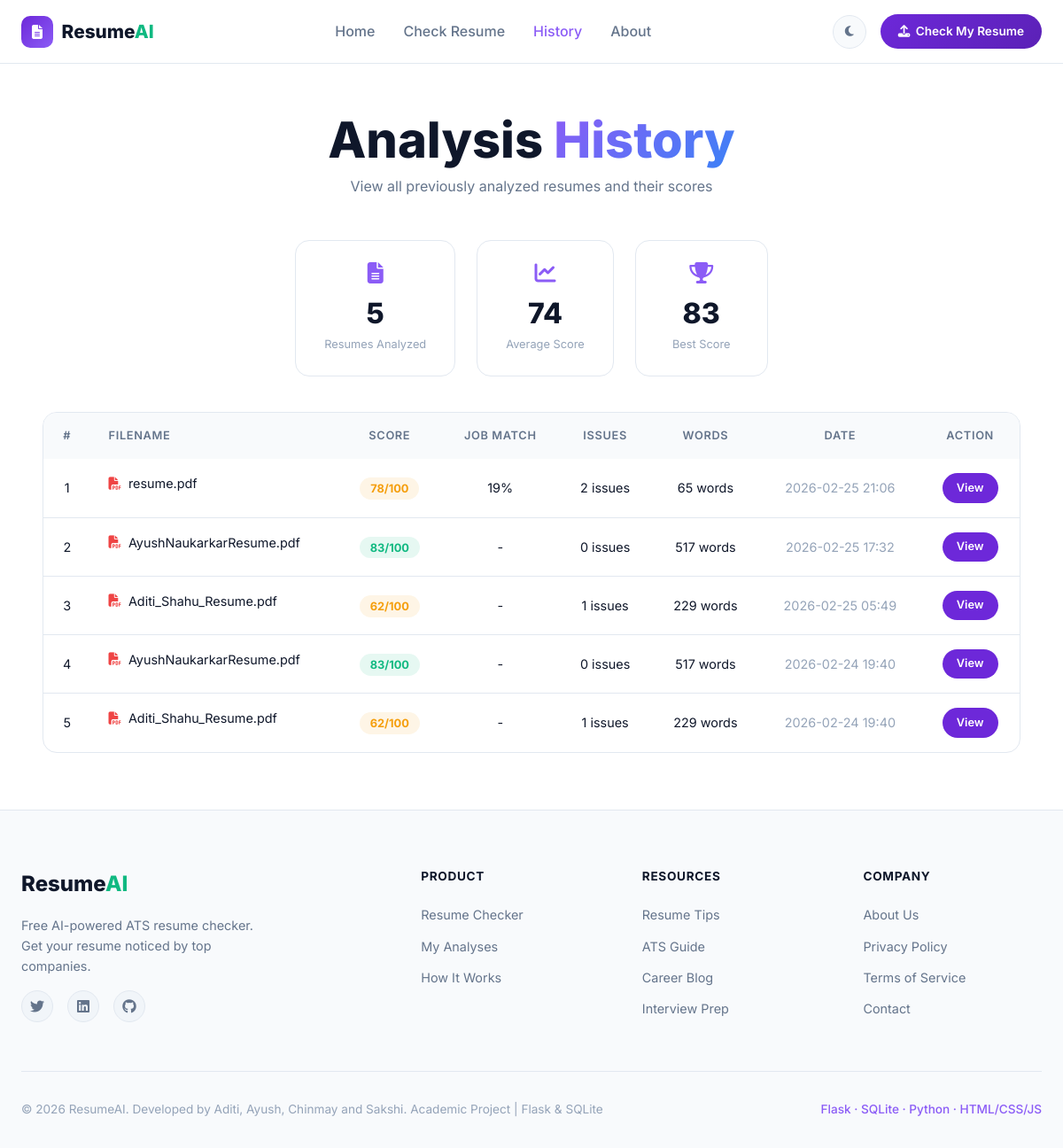
Before: /history with the older database file.
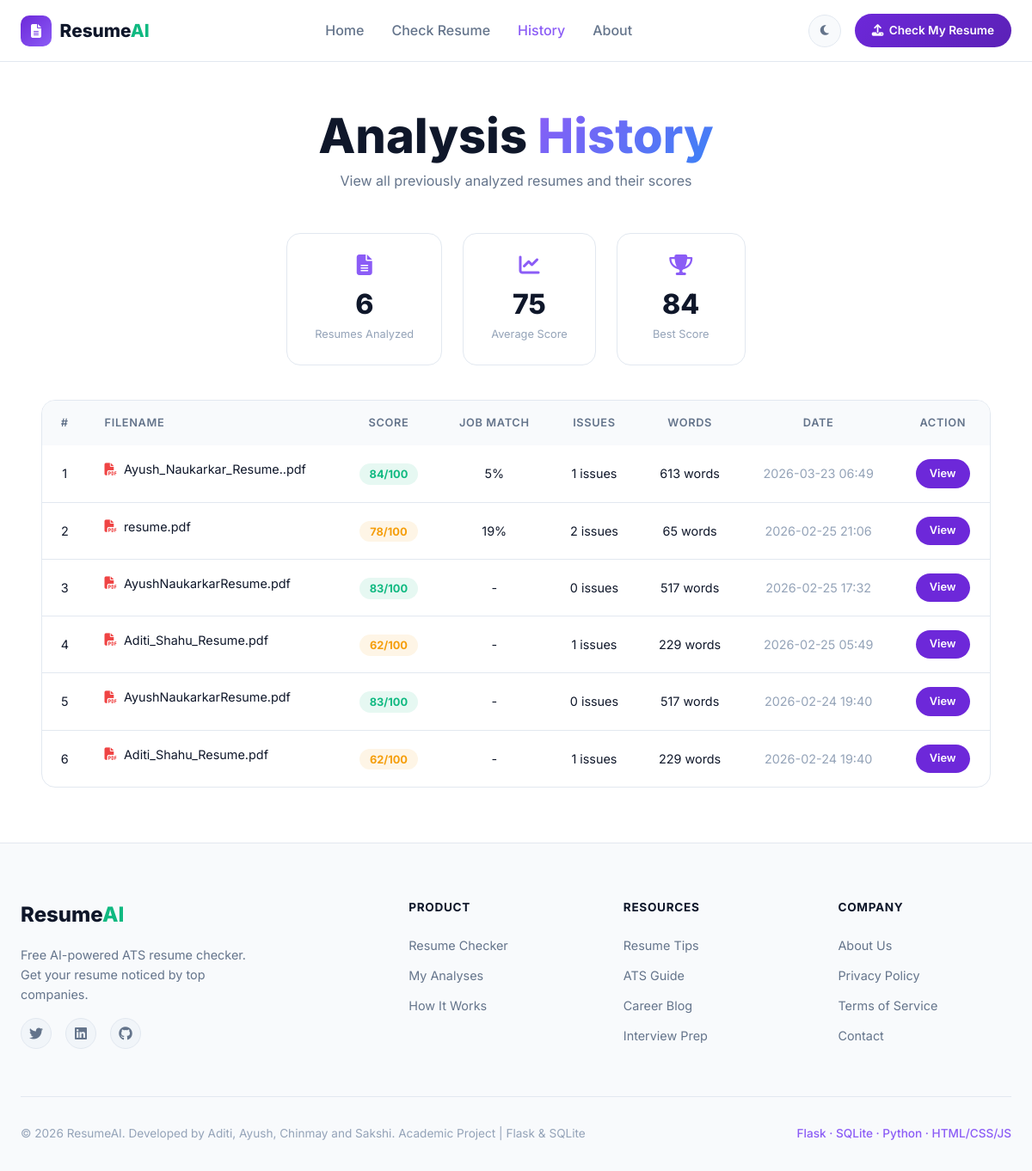
After: the same page with the newer database file.
### tables this page shows
CREATE TABLE analyses (
            id INTEGER PRIMARY KEY AUTOINCREMENT,
            filename TEXT NOT NULL,
            overall_score INTEGER NOT NULL,
            ats_parse_rate INTEGER,
            content_score INTEGER,
            format_score INTEGER,
            style_score INTEGER,
            sections_score INTEGER,
            skills_score INTEGER,
            issues_found INTEGER DEFAULT 0,
            word_count INTEGER DEFAULT 0,
            analysis_json TEXT,
            created_at TIMESTAMP DEFAULT CURRENT_TIMESTAMP
        , job_description TEXT, similarity_score REAL);

### app.py (the view)
@app.route("/history")
def history():
    conn = get_db()
    rows = conn.execute(
        "SELECT * FROM analyses ORDER BY created_at DESC LIMIT 20"
    ).fetchall()
    conn.close()
    return render_template("history.html", rows=rows)

### app.py (called while the page is built)
def get_db():
    conn = sqlite3.connect(DB_PATH)
    conn.row_factory = sqlite3.Row
    return conn

### templates/history.html (shortened to what this page needs)
{% extends "base.html" %}
{% block content %}
<section class="history-page">
    <div class="container">
        <div class="page-header">
            <h1>Analysis <span class="gradient-text">History</span></h1>
            <p>View all previously analyzed resumes and their scores</p>
        </div>
        {% if rows %}
        <div class="history-stats">
            <div class="hs-card">
                <i class="fas fa-file-alt"></i>
                <div class="hs-value">{{ rows|length }}</div>
                <div class="hs-label">Resumes Analyzed</div>
            </div>
            <div class="hs-card">
                <i class="fas fa-chart-line"></i>
                <div class="hs-value">
                    {{ (rows|map(attribute='overall_score')|list|sum / rows|length)|round|int }}
                </div>
                <div class="hs-label">Average Score</div>
            </div>
            <div class="hs-card">
                <i class="fas fa-trophy"></i>
                <div class="hs-value">
                    {{ rows|map(attribute='overall_score')|list|max }}
                </div>
                <div class="hs-label">Best Score</div>
            </div>
        </div>
        <div class="history-table-wrap">
            <table class="history-table">
                <thead>
                    <tr>
                        <th>#</th>
                        <th class="col-filename">Filename</th>
                        <th>Score</th>
                        <th>Job Match</th>
                        <th>Issues</th>
                        <th>Words</th>
                        <th>Date</th>
                        <th>Action</th>
                    </tr>
                </thead>
                <tbody>
                    {% for row in rows %}
                    <tr>
                        <td>{{ loop.index }}</td>
                        <td class="filename-cell">
                            <i class="fas fa-file-pdf" style="color:#ef4444"></i>
                            {{ row['filename'] }}
                        </td>
                        <td>
                            <span class="score-badge
                                {% if row['overall_score'] >= 80 %}score-good
                                {% elif row['overall_score'] >= 60 %}score-avg
                                {% else %}score-bad{% endif %}">
                                {{ row['overall_score'] }}/100
                            </span>
                        </td>
                        <td>
                            {% if row['similarity_score'] is not none %}
                            {{ row['similarity_score']|round|int }}%
                            {% else %}-
                            {% endif %}
                        </td>
                        <td>{{ row['issues_found'] }} issues</td>
                        <td>{{ row['word_count'] }} words</td>
                        <td class="date-cell">{{ row['created_at'][:16] }}</td>
                        <td>
                            <a href="{{ url_for('result', analysis_id=row['id']) }}"
                               class="btn-sm">View</a>
                        </td>
                    </tr>
                    {% endfor %}
                </tbody>
            </table>
        </div>
        {% endif %}
    </div>
</section>
{% endblock %}

### templates/base.html (shortened to what this page needs)
<!DOCTYPE html>
<html lang="en" data-theme="light">
<head>
    <link rel="stylesheet" href="https://cdnjs.cloudflare.com/ajax/libs/font-awesome/6.5.0/css/all.min.css"/>
    <link rel="stylesheet" href="{{ url_for('static', filename='css/main.css') }}"/>
</head>
<body>
<nav class="navbar" id="navbar">
    <div class="nav-container">
        <a href="{{ url_for('index') }}" class="nav-logo">
            <div class="logo-icon">
                <i class="fas fa-file-alt"></i>
            </div>
            <span class="logo-text">Resume<span class="logo-accent">AI</span></span>
        </a>
        <ul class="nav-links" id="navLinks">
            <li><a href="{{ url_for('index') }}" class="nav-link">Home</a></li>
            <li><a href="{{ url_for('check') }}" class="nav-link">Check Resume</a></li>
            <li><a href="{{ url_for('history') }}" class="nav-link">History</a></li>
            <li><a href="{{ url_for('about') }}" class="nav-link">About</a></li>
        </ul>
        <div class="nav-actions">
            <button class="theme-toggle" id="themeToggle" title="Toggle Dark Mode">
                <i class="fas fa-moon" id="themeIcon"></i>
            </button>
            <a href="{{ url_for('check') }}" class="btn-nav-cta">
                <i class="fas fa-upload"></i> Check My Resume
            </a>
        </div>
    </div>
</nav>
<main>
    {% block content %}{% endblock %}
</main>
<footer class="footer">
    <div class="footer-container">
        <div class="footer-grid">
            <div class="footer-brand">
                <div class="logo-text" style="font-size:1.5rem;font-weight:800;">
                    Resume<span class="logo-accent">AI</span>
                </div>
                <p>Free AI-powered ATS resume checker. Get your resume noticed by top companies.</p>
                <div class="footer-social">
                    <a href="#" aria-label="Twitter"><i class="fab fa-twitter"></i></a>
                    <a href="#" aria-label="LinkedIn"><i class="fab fa-linkedin"></i></a>
                    <a href="#" aria-label="GitHub"><i class="fab fa-github"></i></a>
                </div>
            </div>
            <div class="footer-col">
                <h4>Product</h4>
                <ul>
                    <li><a href="{{ url_for('check') }}">Resume Checker</a></li>
                    <li><a href="{{ url_for('history') }}">My Analyses</a></li>
                    <li><a href="{{ url_for('about') }}">How It Works</a></li>
                </ul>
            </div>
            <div class="footer-col">
                <h4>Resources</h4>
                <ul>
                    <li><a href="#">Resume Tips</a></li>
                    <li><a href="#">ATS Guide</a></li>
                    <li><a href="#">Career Blog</a></li>
                    <li><a href="#">Interview Prep</a></li>
                </ul>
            </div>
            <div class="footer-col">
                <h4>Company</h4>
                <ul>
                    <li><a href="{{ url_for('about') }}">About Us</a></li>
                    <li><a href="#">Privacy Policy</a></li>
                    <li><a href="#">Terms of Service</a></li>
                    <li><a href="#">Contact</a></li>
                </ul>
            </div>
        </div>
        <div class="footer-bottom">
            <p>© 2026 ResumeAI. Developed by Aditi, Ayush, Chinmay and Sakshi.
                    Academic Project | Flask & SQLite</p>
            <p class="footer-tech">Flask · SQLite · Python · HTML/CSS/JS</p>
        </div>
    </div>
</footer>
</body>
</html>

Changed rows visible on the page:
added analyses: filename "Ayush_Naukarkar_Resume..pdf", overall_score "84", similarity_score "5", issues_found "1", word_count "613", created_at "2026-03-23 06:49"
Other visible differences:
{{ rows|length }}: "5" → "6"
{{ (rows|map(attribute='overall_score')|list|sum / rows|length)|round|int }}: "74" → "75"
{{ rows|map(attribute='overall_score')|list|max }}: "83" → "84"
